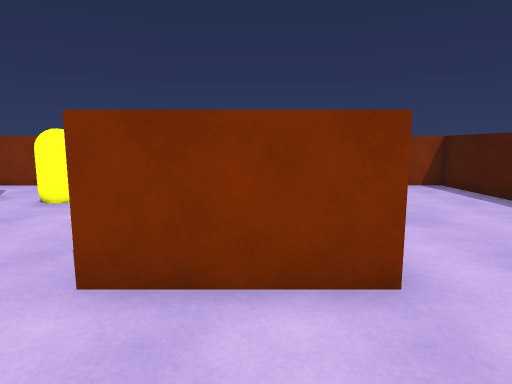
view 1 (above)

16 first-person views from a walk through a Unity game level. The camera is 1.4 m above the floor, tilts 8° down and sees 75° across. The floor is counted in squares, 1 m on a side. Each view is taken from the middle of a square. On the plan, view 1 faces up. The plan holds only what a view shows up to about 15 squares ahead; the rest is blank. The player is left out.

view 2
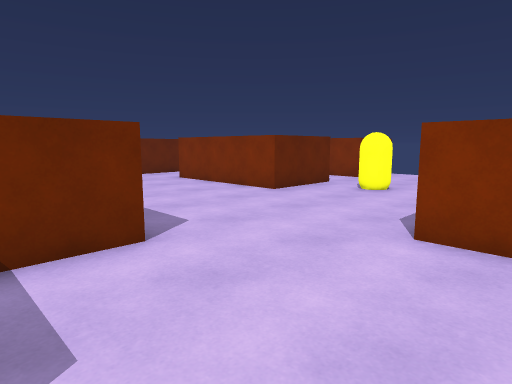

view 3
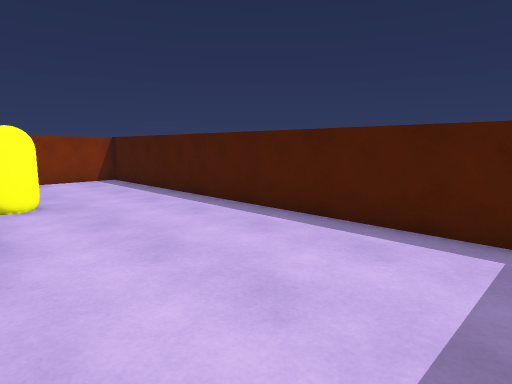

view 4
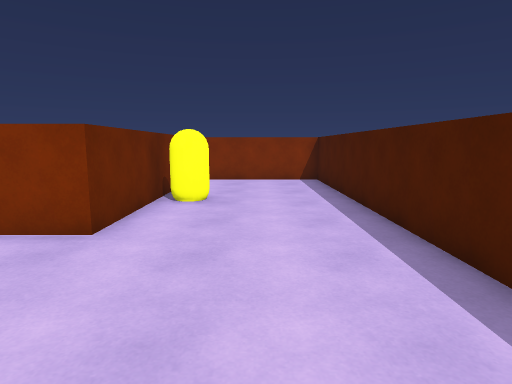

view 5
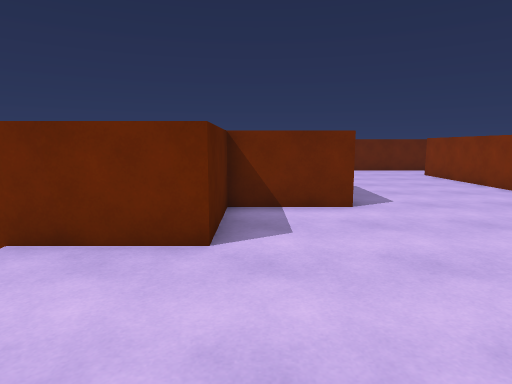

view 6
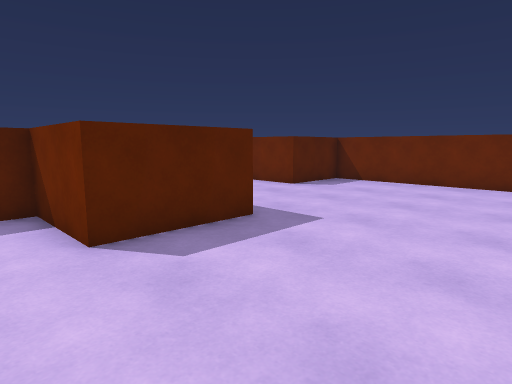

view 7
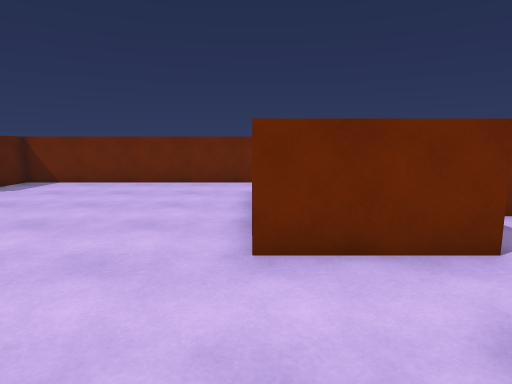

view 8
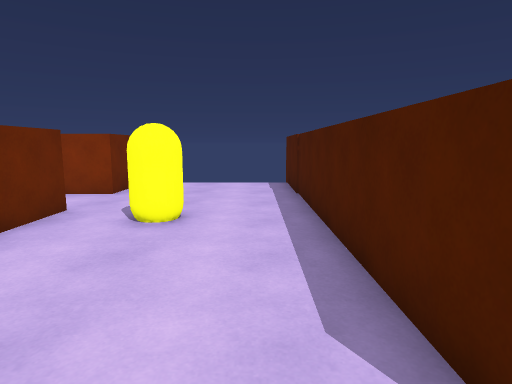

view 9
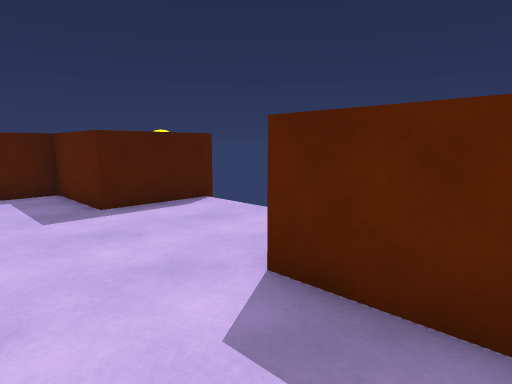

view 10
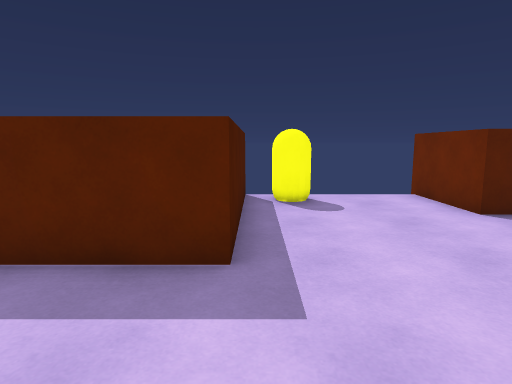

view 11
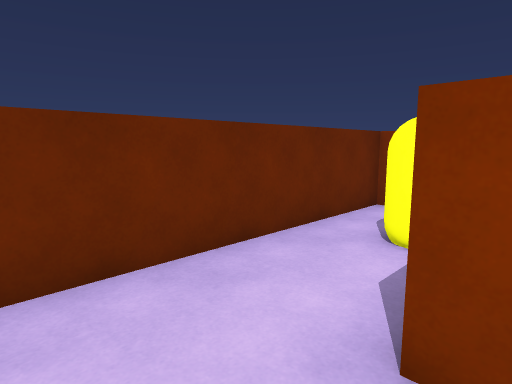

view 12
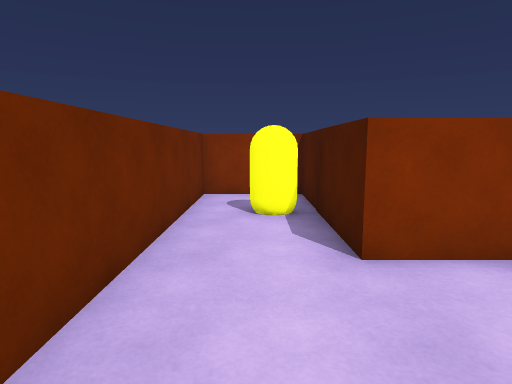

view 13
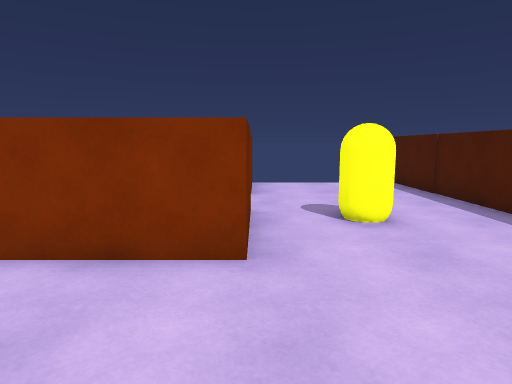

view 14
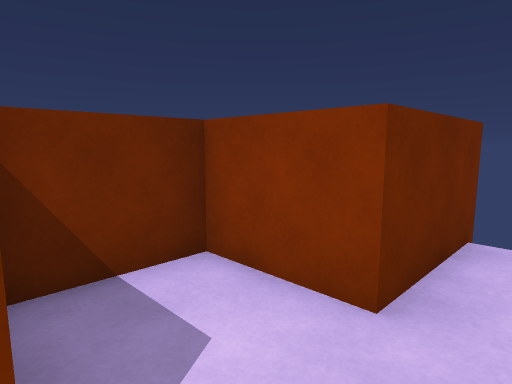

view 15
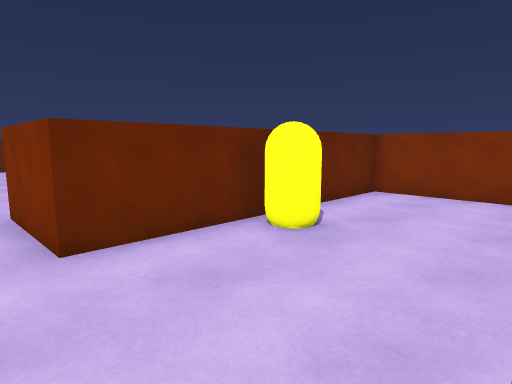

view 16
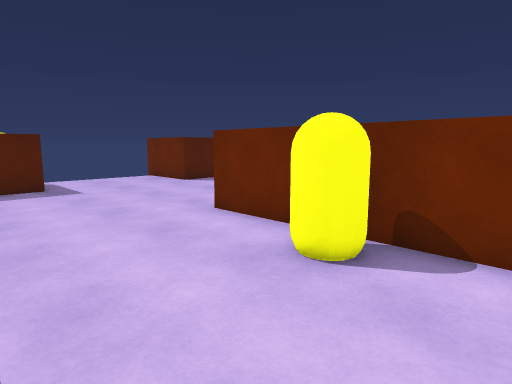

### Floor plan
Points are (right, up) in squares from view 1. A wall is a line through its corners. A room is listed if a view was taken in it or the views show most of it. See-through windows are left out.
Room 1 (views 1, 2, 3, 4, 5, 6, 7, 8, 9, 10, 11, 12, 13, 14, 15, 16)
walls: (-1.8, 3.5) (-1.8, 14.9); (-7.7, -2.1) (-7.7, 0.2) (-4.5, 0.2) (-4.5, -2.7) (-1.5, -2.7) (-1.5, -5.6); (-7.1, 9.2) (-7.1, 6) (-12.7, 6) (-12.7, 8.5); (-7.7, -3) (-7.7, -2.2); (-12.7, 9.4) (-12.7, 11.6); (3.4, -5.8) (3.4, -2.7) (6.5, -2.7) (6.5, 11.6) (1.4, 11.6) (1.4, 3.1) (-1.9, 3.1); (-7.1, 14.9) (-7.1, 11.6) (-9.5, 11.6) (-9.5, 9.4); (-14, 11.6) (-15.5, 11.6) (-15.5, -2.7) (-12.6, -2.7) (-12.6, -5.8)
objects: capsule (-14, 9) to (-13, 9); capsule (-9, -5) to (-8, -4); capsule (-5, 8) to (-5, 9); capsule (2, 6) to (3, 7); other object (4, -5)

Where each view was taken, in squares from view 1:
view 1: 0 up, 0 right, facing up
view 2: 2 down, 0 right, facing up-left
view 3: 2 down, 1 right, facing up-right
view 4: 2 down, 4 right, facing up
view 5: 2 down, 3 right, facing left
view 6: 5 up, 3 left, facing down-left
view 7: 6 up, 3 left, facing left
view 8: 2 up, 3 left, facing up
view 9: 0 up, 4 left, facing down-right
view 10: 4 up, 8 left, facing down
view 11: 4 up, 12 left, facing up-left
view 12: 2 up, 14 left, facing up
view 13: 2 up, 7 left, facing up
view 14: 9 up, 6 left, facing up-left
view 15: 2 up, 6 right, facing up-left
view 16: 9 up, 6 right, facing down-left
